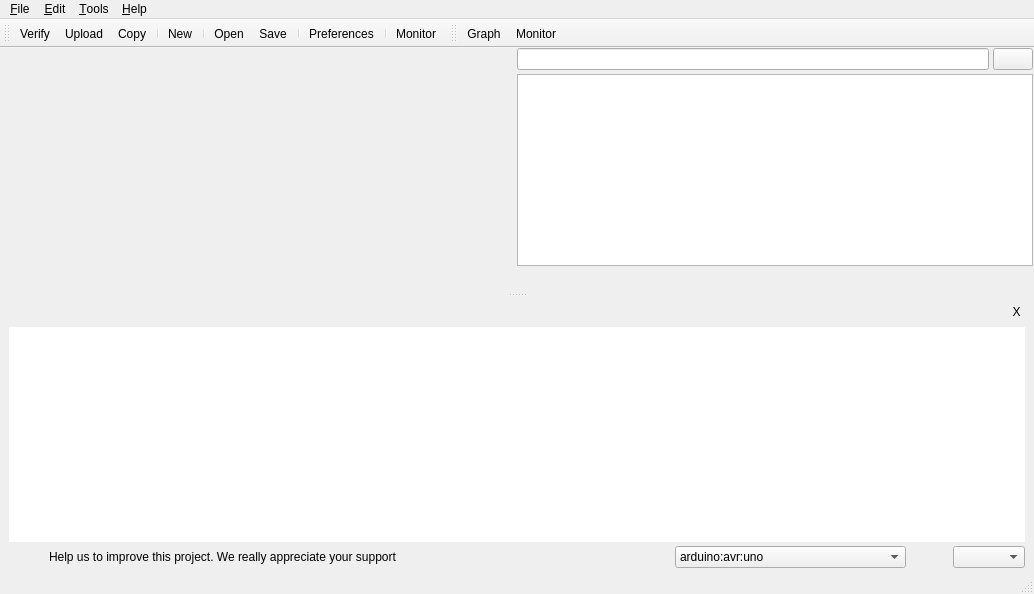
 <widget class="QMainWindow" name="MainWindow">
  <property name="enabled">
   <bool>true</bool>
  </property>
  <property name="geometry">
   <rect>
    <x>0</x>
    <y>0</y>
    <width>1034</width>
    <height>594</height>
   </rect>
  </property>
  <property name="sizePolicy">
   <sizepolicy hsizetype="Maximum" vsizetype="Maximum">
    <horstretch>0</horstretch>
    <verstretch>0</verstretch>
   </sizepolicy>
  </property>
  <property name="minimumSize">
   <size>
    <width>640</width>
    <height>480</height>
   </size>
  </property>
  <property name="windowTitle">
   <string>Facilino Junior</string>
  </property>
  <property name="windowIcon">
   <iconset>
    <normaloff>../facilino_junior.ico</normaloff>../facilino_junior.ico</iconset>
  </property>
  <widget class="QWidget" name="centralWidget">
   <layout class="QVBoxLayout" name="verticalLayout_3">
    <property name="spacing">
     <number>0</number>
    </property>
    <property name="leftMargin">
     <number>0</number>
    </property>
    <property name="topMargin">
     <number>0</number>
    </property>
    <property name="rightMargin">
     <number>0</number>
    </property>
    <property name="bottomMargin">
     <number>0</number>
    </property>
    <item>
     <widget class="QSplitter" name="splitter">
      <property name="orientation">
       <enum>Qt::Vertical</enum>
      </property>
      <widget class="QWidget" name="layoutWidget">
       <layout class="QHBoxLayout" name="horizontalLayout_4">
        <property name="spacing">
         <number>0</number>
        </property>
        <property name="leftMargin">
         <number>1</number>
        </property>
        <property name="rightMargin">
         <number>1</number>
        </property>
        <item>
         <widget class="QBlocksWebView" name="webView" native="true">
          <property name="sizePolicy">
           <sizepolicy hsizetype="Expanding" vsizetype="Expanding">
            <horstretch>0</horstretch>
            <verstretch>0</verstretch>
           </sizepolicy>
          </property>
         </widget>
        </item>
        <item>
         <widget class="QWidget" name="widgetConsole" native="true">
          <property name="minimumSize">
           <size>
            <width>0</width>
            <height>100</height>
           </size>
          </property>
          <layout class="QVBoxLayout" name="verticalLayout_2">
           <property name="spacing">
            <number>4</number>
           </property>
           <property name="leftMargin">
            <number>0</number>
           </property>
           <property name="topMargin">
            <number>0</number>
           </property>
           <property name="rightMargin">
            <number>0</number>
           </property>
           <property name="bottomMargin">
            <number>0</number>
           </property>
           <item>
            <layout class="QHBoxLayout" name="horizontalLayout_3">
             <item>
              <widget class="QLineEdit" name="consoleEdit"/>
             </item>
             <item>
              <widget class="QPushButton" name="consoleSendButton">
               <property name="text">
                <string/>
               </property>
               <property name="icon">
                <iconset>
                 <normaloff>:/icons/icons/enter-16x16.png</normaloff>:/icons/icons/enter-16x16.png</iconset>
               </property>
              </widget>
             </item>
            </layout>
           </item>
           <item>
            <widget class="QTextEdit" name="consoleText">
             <property name="frameShape">
              <enum>QFrame::StyledPanel</enum>
             </property>
             <property name="lineWidth">
              <number>1</number>
             </property>
             <property name="readOnly">
              <bool>true</bool>
             </property>
             <property name="acceptRichText">
              <bool>false</bool>
             </property>
            </widget>
           </item>
           <item>
            <widget class="QWidget" name="graphsWidget" native="true">
             <property name="sizePolicy">
              <sizepolicy hsizetype="Expanding" vsizetype="Expanding">
               <horstretch>0</horstretch>
               <verstretch>0</verstretch>
              </sizepolicy>
             </property>
             <layout class="QVBoxLayout" name="graphLayout">
              <property name="leftMargin">
               <number>0</number>
              </property>
              <property name="topMargin">
               <number>0</number>
              </property>
              <property name="rightMargin">
               <number>0</number>
              </property>
              <property name="bottomMargin">
               <number>0</number>
              </property>
             </layout>
            </widget>
           </item>
          </layout>
         </widget>
        </item>
       </layout>
      </widget>
      <widget class="QWidget" name="messagesWidget" native="true">
       <property name="minimumSize">
        <size>
         <width>0</width>
         <height>100</height>
        </size>
       </property>
       <layout class="QVBoxLayout" name="verticalLayout">
        <property name="spacing">
         <number>0</number>
        </property>
        <property name="leftMargin">
         <number>9</number>
        </property>
        <property name="topMargin">
         <number>0</number>
        </property>
        <property name="rightMargin">
         <number>9</number>
        </property>
        <property name="bottomMargin">
         <number>0</number>
        </property>
        <item>
         <widget class="QFrame" name="frame">
          <property name="minimumSize">
           <size>
            <width>0</width>
            <height>30</height>
           </size>
          </property>
          <property name="styleSheet">
           <string notr="true">border: 0px;
</string>
          </property>
          <property name="frameShape">
           <enum>QFrame::StyledPanel</enum>
          </property>
          <property name="frameShadow">
           <enum>QFrame::Raised</enum>
          </property>
          <property name="lineWidth">
           <number>0</number>
          </property>
          <layout class="QHBoxLayout" name="horizontalLayout_2">
           <property name="spacing">
            <number>0</number>
           </property>
           <property name="leftMargin">
            <number>0</number>
           </property>
           <property name="topMargin">
            <number>0</number>
           </property>
           <property name="rightMargin">
            <number>0</number>
           </property>
           <property name="bottomMargin">
            <number>0</number>
           </property>
           <item>
            <spacer name="horizontalSpacer_3">
             <property name="orientation">
              <enum>Qt::Horizontal</enum>
             </property>
             <property name="sizeHint" stdset="0">
              <size>
               <width>760</width>
               <height>17</height>
              </size>
             </property>
            </spacer>
           </item>
           <item>
            <widget class="QToolButton" name="messagesCloseButton">
             <property name="styleSheet">
              <string notr="true">font-weight: bold;
color: #E47128;
border: none;
hover: { border: 1px };
pressed: { border: 1px };</string>
             </property>
             <property name="text">
              <string>X</string>
             </property>
             <property name="toolButtonStyle">
              <enum>Qt::ToolButtonTextOnly</enum>
             </property>
            </widget>
           </item>
          </layout>
         </widget>
        </item>
        <item>
         <widget class="QTextBrowser" name="textBrowser">
          <property name="frameShape">
           <enum>QFrame::NoFrame</enum>
          </property>
          <property name="frameShadow">
           <enum>QFrame::Plain</enum>
          </property>
          <property name="lineWidth">
           <number>1</number>
          </property>
         </widget>
        </item>
       </layout>
      </widget>
     </widget>
    </item>
    <item>
     <layout class="QHBoxLayout" name="horizontalLayout">
      <property name="leftMargin">
       <number>9</number>
      </property>
      <property name="topMargin">
       <number>4</number>
      </property>
      <property name="rightMargin">
       <number>9</number>
      </property>
      <property name="bottomMargin">
       <number>4</number>
      </property>
      <item>
       <widget class="QPushButton" name="donation">
        <property name="text">
         <string notr="true"/>
        </property>
        <property name="icon">
         <iconset>
          <normaloff>:/icons/icons/btn_donate_LG.png</normaloff>:/icons/icons/btn_donate_LG.png</iconset>
        </property>
        <property name="iconSize">
         <size>
          <width>96</width>
          <height>26</height>
         </size>
        </property>
        <property name="autoDefault">
         <bool>false</bool>
        </property>
        <property name="flat">
         <bool>true</bool>
        </property>
       </widget>
      </item>
      <item>
       <widget class="QLabel" name="label_3">
        <property name="text">
         <string>Help us to improve this project. We really appreciate your support</string>
        </property>
       </widget>
      </item>
      <item>
       <spacer name="horizontalSpacer">
        <property name="orientation">
         <enum>Qt::Horizontal</enum>
        </property>
        <property name="sizeHint" stdset="0">
         <size>
          <width>40</width>
          <height>20</height>
         </size>
        </property>
       </spacer>
      </item>
      <item>
       <widget class="QLabel" name="label">
        <property name="text">
         <string/>
        </property>
        <property name="pixmap">
         <pixmap>:/icons/icons/chip-micro-24x24.png</pixmap>
        </property>
       </widget>
      </item>
      <item>
       <widget class="QComboBox" name="boardBox">
        <item>
         <property name="text">
          <string>arduino:avr:uno</string>
         </property>
        </item>
        <item>
         <property name="text">
          <string>arduino:avr:nano:cpu=atmega328</string>
         </property>
        </item>
        <item>
         <property name="text">
          <string>arduino:avr:nano:cpu=atmega328old</string>
         </property>
        </item>
        <item>
         <property name="text">
          <string>arduino:avr:nano:cpu=atmega168</string>
         </property>
        </item>
       </widget>
      </item>
      <item>
       <spacer name="horizontalSpacer_4">
        <property name="orientation">
         <enum>Qt::Horizontal</enum>
        </property>
        <property name="sizeType">
         <enum>QSizePolicy::Minimum</enum>
        </property>
        <property name="sizeHint" stdset="0">
         <size>
          <width>40</width>
          <height>20</height>
         </size>
        </property>
       </spacer>
      </item>
      <item>
       <widget class="QLabel" name="label_2">
        <property name="text">
         <string/>
        </property>
        <property name="pixmap">
         <pixmap>:/icons/icons/usb-24x24.png</pixmap>
        </property>
       </widget>
      </item>
      <item>
       <widget class="QComboBox" name="serialPortBox">
        <property name="minimumSize">
         <size>
          <width>0</width>
          <height>0</height>
         </size>
        </property>
        <property name="sizeAdjustPolicy">
         <enum>QComboBox::AdjustToContents</enum>
        </property>
       </widget>
      </item>
     </layout>
    </item>
   </layout>
  </widget>
  <widget class="QMenuBar" name="menuBar">
   <property name="geometry">
    <rect>
     <x>0</x>
     <y>0</y>
     <width>1034</width>
     <height>21</height>
    </rect>
   </property>
   <widget class="QMenu" name="menu_File">
    <property name="title">
     <string>&amp;File</string>
    </property>
    <widget class="QMenu" name="menuExport_as_ino">
     <property name="title">
      <string>Export as...</string>
     </property>
     <addaction name="action_export_sketch"/>
    </widget>
    <addaction name="actionNew_2"/>
    <addaction name="separator"/>
    <addaction name="actionOpen_2"/>
    <addaction name="actionInclude"/>
    <addaction name="actionExamples"/>
    <addaction name="separator"/>
    <addaction name="actionSave_2"/>
    <addaction name="actionSave_as"/>
    <addaction name="menuExport_as_ino"/>
    <addaction name="separator"/>
    <addaction name="actionVerify_2"/>
    <addaction name="actionUpload_2"/>
    <addaction name="separator"/>
    <addaction name="actionPreferences"/>
    <addaction name="separator"/>
    <addaction name="actionQuit"/>
   </widget>
   <widget class="QMenu" name="menuHelp">
    <property name="title">
     <string>&amp;Help</string>
    </property>
    <addaction name="actionAbout"/>
   </widget>
   <widget class="QMenu" name="menuView">
    <property name="title">
     <string>&amp;Tools</string>
    </property>
    <addaction name="actionMessages"/>
    <addaction name="actionShow_hide_monitor"/>
    <addaction name="actionShow_hide_icon_labels"/>
    <addaction name="separator"/>
    <addaction name="actionZoomIn"/>
    <addaction name="actionZoomOut"/>
    <addaction name="separator"/>
   </widget>
   <widget class="QMenu" name="menu_Edit">
    <property name="title">
     <string>&amp;Edit</string>
    </property>
    <addaction name="actionUndo"/>
    <addaction name="actionRedo"/>
   </widget>
   <addaction name="menu_File"/>
   <addaction name="menu_Edit"/>
   <addaction name="menuView"/>
   <addaction name="menuHelp"/>
  </widget>
  <widget class="QToolBar" name="mainToolBar">
   <property name="toolButtonStyle">
    <enum>Qt::ToolButtonTextUnderIcon</enum>
   </property>
   <attribute name="toolBarArea">
    <enum>TopToolBarArea</enum>
   </attribute>
   <attribute name="toolBarBreak">
    <bool>false</bool>
   </attribute>
   <addaction name="actionVerify"/>
   <addaction name="actionUpload"/>
   <addaction name="actionCopy"/>
   <addaction name="separator"/>
   <addaction name="actionNew"/>
   <addaction name="separator"/>
   <addaction name="actionOpen"/>
   <addaction name="actionSave"/>
   <addaction name="separator"/>
   <addaction name="actionSettings"/>
   <addaction name="separator"/>
   <addaction name="actionMonitor"/>
  </widget>
  <widget class="QStatusBar" name="statusBar">
   <property name="enabled">
    <bool>true</bool>
   </property>
  </widget>
  <widget class="QToolBar" name="monitorToolBar">
   <property name="windowTitle">
    <string>toolBar</string>
   </property>
   <property name="toolButtonStyle">
    <enum>Qt::ToolButtonTextUnderIcon</enum>
   </property>
   <attribute name="toolBarArea">
    <enum>TopToolBarArea</enum>
   </attribute>
   <attribute name="toolBarBreak">
    <bool>false</bool>
   </attribute>
   <addaction name="actionGraph"/>
   <addaction name="actionMonitor"/>
  </widget>
  <action name="actionVerify">
   <property name="icon">
    <iconset>
     <normaloff>:/icons/icons/check_alt_24x24.png</normaloff>:/icons/icons/check_alt_24x24.png</iconset>
   </property>
   <property name="text">
    <string>Verify</string>
   </property>
   <property name="toolTip">
    <string>Verify</string>
   </property>
   <property name="shortcut">
    <string>Ctrl+R</string>
   </property>
  </action>
  <action name="actionUpload">
   <property name="icon">
    <iconset>
     <normaloff>:/icons/icons/arrow_right_alt1_24x24.png</normaloff>:/icons/icons/arrow_right_alt1_24x24.png</iconset>
   </property>
   <property name="text">
    <string>Upload</string>
   </property>
   <property name="toolTip">
    <string>Upload</string>
   </property>
  </action>
  <action name="actionOpen">
   <property name="icon">
    <iconset>
     <normaloff>:/icons/icons/upload_18x24.png</normaloff>:/icons/icons/upload_18x24.png</iconset>
   </property>
   <property name="text">
    <string>Open</string>
   </property>
  </action>
  <action name="actionSave">
   <property name="icon">
    <iconset>
     <normaloff>:/icons/icons/download_18x24.png</normaloff>:/icons/icons/download_18x24.png</iconset>
   </property>
   <property name="text">
    <string>Save</string>
   </property>
  </action>
  <action name="actionNew">
   <property name="icon">
    <iconset>
     <normaloff>:/icons/icons/document_alt_stroke_18x24.png</normaloff>:/icons/icons/document_alt_stroke_18x24.png</iconset>
   </property>
   <property name="text">
    <string>New</string>
   </property>
  </action>
  <action name="actionSettings">
   <property name="icon">
    <iconset>
     <normaloff>:/icons/icons/cog_24x24.png</normaloff>:/icons/icons/cog_24x24.png</iconset>
   </property>
   <property name="text">
    <string>Preferences</string>
   </property>
  </action>
  <action name="actionNew_2">
   <property name="text">
    <string>&amp;New</string>
   </property>
   <property name="shortcut">
    <string>Ctrl+N</string>
   </property>
  </action>
  <action name="actionOpen_2">
   <property name="text">
    <string>&amp;Open...</string>
   </property>
   <property name="shortcut">
    <string>Ctrl+O</string>
   </property>
  </action>
  <action name="actionSave_2">
   <property name="text">
    <string>&amp;Save...</string>
   </property>
   <property name="shortcut">
    <string>Ctrl+S</string>
   </property>
  </action>
  <action name="actionUpload_2">
   <property name="text">
    <string>Upload</string>
   </property>
   <property name="shortcut">
    <string>Ctrl+U</string>
   </property>
  </action>
  <action name="actionPreferences">
   <property name="text">
    <string>Preferences</string>
   </property>
   <property name="shortcut">
    <string>Ctrl+,</string>
   </property>
  </action>
  <action name="actionQuit">
   <property name="text">
    <string>Quit</string>
   </property>
   <property name="shortcut">
    <string>Ctrl+Q</string>
   </property>
  </action>
  <action name="actionAbout">
   <property name="text">
    <string>About</string>
   </property>
  </action>
  <action name="actionMessages">
   <property name="checkable">
    <bool>true</bool>
   </property>
   <property name="text">
    <string>Show/hide messages</string>
   </property>
  </action>
  <action name="actionMonitor">
   <property name="checkable">
    <bool>true</bool>
   </property>
   <property name="checked">
    <bool>false</bool>
   </property>
   <property name="enabled">
    <bool>true</bool>
   </property>
   <property name="icon">
    <iconset>
     <normaloff>:/icons/icons/magnifying_glass_24x24.png</normaloff>:/icons/icons/magnifying_glass_24x24.png</iconset>
   </property>
   <property name="text">
    <string>Monitor</string>
   </property>
   <property name="toolTip">
    <string>Monitor</string>
   </property>
  </action>
  <action name="actionShow_hide_monitor">
   <property name="checkable">
    <bool>true</bool>
   </property>
   <property name="text">
    <string>Show/hide monitor</string>
   </property>
   <property name="shortcut">
    <string>Ctrl+Shift+M</string>
   </property>
  </action>
  <action name="action_export_sketch">
   <property name="text">
    <string>Sketch (.ino)</string>
   </property>
  </action>
  <action name="actionSave_as">
   <property name="enabled">
    <bool>false</bool>
   </property>
   <property name="text">
    <string>Save as...</string>
   </property>
  </action>
  <action name="actionInclude">
   <property name="text">
    <string>Include...</string>
   </property>
   <property name="toolTip">
    <string>Include</string>
   </property>
  </action>
  <action name="actionVerify_2">
   <property name="text">
    <string>Verify</string>
   </property>
  </action>
  <action name="actionShow_hide_icon_labels">
   <property name="checkable">
    <bool>true</bool>
   </property>
   <property name="checked">
    <bool>false</bool>
   </property>
   <property name="text">
    <string>Show/hide icon labels</string>
   </property>
  </action>
  <action name="actionList_of_examples">
   <property name="text">
    <string>List of examples</string>
   </property>
  </action>
  <action name="actionExamples">
   <property name="text">
    <string>Examples...</string>
   </property>
  </action>
  <action name="actionGraph">
   <property name="checkable">
    <bool>true</bool>
   </property>
   <property name="enabled">
    <bool>true</bool>
   </property>
   <property name="icon">
    <iconset>
     <normaloff>:/icons/icons/bar-chart-24x24.png</normaloff>:/icons/icons/bar-chart-24x24.png</iconset>
   </property>
   <property name="text">
    <string>Graph</string>
   </property>
  </action>
  <action name="actionZoomIn">
   <property name="text">
    <string>Zoom +</string>
   </property>
   <property name="shortcut">
    <string>Ctrl++</string>
   </property>
  </action>
  <action name="actionZoomOut">
   <property name="text">
    <string>Zoom -</string>
   </property>
   <property name="shortcut">
    <string>Ctrl+-</string>
   </property>
  </action>
  <action name="actionUndo">
   <property name="text">
    <string>Undo</string>
   </property>
   <property name="shortcut">
    <string>Ctrl+Z</string>
   </property>
  </action>
  <action name="actionRedo">
   <property name="text">
    <string>Redo</string>
   </property>
   <property name="shortcut">
    <string>Ctrl+Y</string>
   </property>
  </action>
  <action name="actionNew_3">
   <property name="text">
    <string>&amp;New</string>
   </property>
   <property name="shortcut">
    <string>Ctrl+N</string>
   </property>
  </action>
  <action name="actiondelete">
   <property name="icon">
    <iconset>
     <normaloff>:/icons/icons/cancel-button.png</normaloff>:/icons/icons/cancel-button.png</iconset>
   </property>
   <property name="text">
    <string>Delete</string>
   </property>
   <property name="toolTip">
    <string>Delete</string>
   </property>
   <property name="shortcut">
    <string>Ctrl+D</string>
   </property>
  </action>
  <action name="actionadd">
   <property name="icon">
    <iconset>
     <normaloff>:/icons/icons/add-button-inside-black-circle.png</normaloff>:/icons/icons/add-button-inside-black-circle.png</iconset>
   </property>
   <property name="text">
    <string>Add</string>
   </property>
   <property name="toolTip">
    <string>Add</string>
   </property>
   <property name="shortcut">
    <string>Ctrl+A</string>
   </property>
  </action>
  <action name="actionupdate">
   <property name="icon">
    <iconset>
     <normaloff>:/icons/icons/update-arrows.png</normaloff>:/icons/icons/update-arrows.png</iconset>
   </property>
   <property name="text">
    <string>Update</string>
   </property>
   <property name="toolTip">
    <string>Update</string>
   </property>
   <property name="shortcut">
    <string>Ctrl+U</string>
   </property>
  </action>
  <action name="actionNew_4">
   <property name="text">
    <string>&amp;New</string>
   </property>
   <property name="shortcut">
    <string>Ctrl+N</string>
   </property>
  </action>
  <action name="actionOpen_3">
   <property name="text">
    <string>&amp;Open...</string>
   </property>
   <property name="shortcut">
    <string>Ctrl+O</string>
   </property>
  </action>
  <action name="actionSave_3">
   <property name="text">
    <string>&amp;Save...</string>
   </property>
   <property name="shortcut">
    <string>Ctrl+S</string>
   </property>
  </action>
  <action name="actionQuit_2">
   <property name="text">
    <string>&amp;Quit</string>
   </property>
   <property name="shortcut">
    <string>Ctrl+Q</string>
   </property>
  </action>
  <action name="actionSave_as_2">
   <property name="enabled">
    <bool>false</bool>
   </property>
   <property name="text">
    <string>Save as...</string>
   </property>
  </action>
  <action name="actionCopy">
   <property name="icon">
    <iconset>
     <normaloff>:/icons/icons/copy.png</normaloff>:/icons/icons/copy.png</iconset>
   </property>
   <property name="text">
    <string>Copy</string>
   </property>
   <property name="toolTip">
    <string>Copy to clipboard</string>
   </property>
   <property name="shortcut">
    <string>Ctrl+C</string>
   </property>
  </action>
 </widget>
